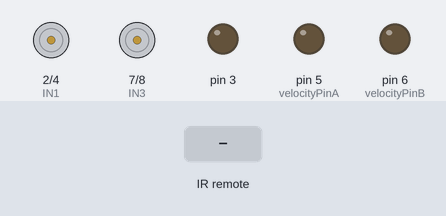
The sketch below on a simulated Arduino Uno, built with avr-gcc and run on an emulated ATmega328P. Parts: motor-driver pin pairs drawn as motors (green arrow = first pin HIGH = forward, orange = second pin HIGH = backward, longer = more drive), output pins drawn as LEDs (lit = HIGH). Inputs (shaded band) come from the test bench.

Above: at 1.2 s.
1.3 s: infrared code 0x00FF629D received
At 1.7 s:
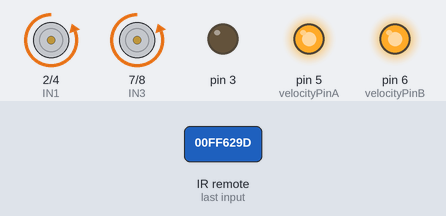
2.8 s: infrared code 0x00FFA857 received
At 4.0 s:
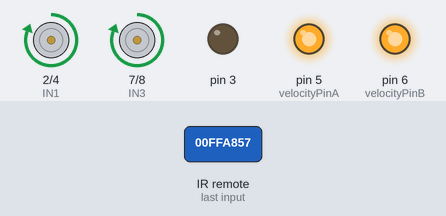
4.3 s: infrared code 0x00FF22DD received
At 5.4 s:
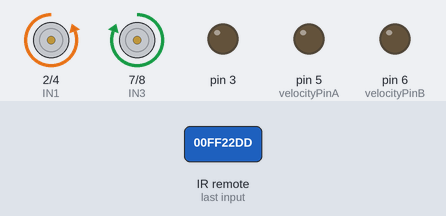
6.1 s: infrared code 0x00FFC23D received
At 6.8 s:
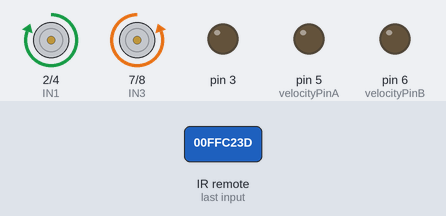
Timing chart, 0 to 8.9 s (numbered marks = the images above; inputs shaded):
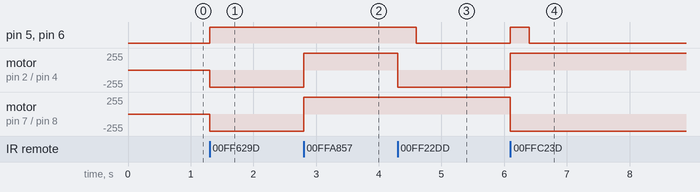

The sketch:

infraredControledCar.ino
```cpp
#include <IRremote.h>
#define IR_GO_BUTTON 0x00ff629d
#define IR_BACK_BUTTON 0x00ffa857
#define IR_LEFT_BUTTON 0x00ff22dd
#define IR_RIGHT_BUTTON 0x00ffc23d
#define IR_STOP_BUTTON 0x00ff02fd

#define velocityPinA 5
#define velocityPinB 6

int receiverPin = 12;
IRrecv irrecv(receiverPin);
decode_results receiverResults;

int IN1 = 2;
int IN2 = 4;
int IN3 = 7;
int IN4 = 8;

int quarterVelocity = 64;
int halfVelocity = 128;
int fullVelocity = 255;

void controlConfig() {
  for(int i=2; i<=8; i++){
    pinMode(i, OUTPUT);
  }
  Serial.begin(9600);
  irrecv.enableIRIn();
}

void goAdvance() {
  digitalWrite(velocityPinA, quarterVelocity);
  digitalWrite(velocityPinB, quarterVelocity);
  digitalWrite(IN1, LOW);
  digitalWrite(IN2, HIGH);
  digitalWrite(IN3, LOW);
  digitalWrite(IN4, HIGH);
}

void goBack() {
  digitalWrite(velocityPinA, quarterVelocity);
  digitalWrite(velocityPinB, quarterVelocity);
  digitalWrite(IN1, HIGH);
  digitalWrite(IN2, LOW);
  digitalWrite(IN3, HIGH);
  digitalWrite(IN4, LOW);
}

void goLeft() {
  digitalWrite(velocityPinA, quarterVelocity);
  digitalWrite(velocityPinB, quarterVelocity);
  digitalWrite(IN1, LOW);
  digitalWrite(IN2, HIGH);
  digitalWrite(IN3, HIGH);
  digitalWrite(IN4, LOW);
  delay(300);
  stopMoviment();
}

void goRight() {
  digitalWrite(velocityPinA, quarterVelocity);
  digitalWrite(velocityPinB, quarterVelocity);
  digitalWrite(IN1, HIGH);
  digitalWrite(IN2, LOW);
  digitalWrite(IN3, LOW);
  digitalWrite(IN4, HIGH);
  delay(300);
  stopMoviment();
}

void stopMoviment() {
  digitalWrite(velocityPinA, 0);
  digitalWrite(velocityPinB, 0);
}

void IRControl(void) {
  unsigned long pressedButton;

  if (irrecv.decode(&receiverResults)) {
    pressedButton = receiverResults.value;

    switch(pressedButton) {
      case IR_GO_BUTTON: goAdvance(); break;
      case IR_BACK_BUTTON: goBack(); break;
      case IR_RIGHT_BUTTON: goRight(); break;
      case IR_LEFT_BUTTON: goLeft(); break;
      case IR_STOP_BUTTON: stopMoviment(); break;
      default: break;

    }
    irrecv.resume();
  }
}

void setup() {
  controlConfig();
  stopMoviment();
}

void loop() {
  IRControl();
}
```

Measured:
- after the input at 1.3 s, pin 5 (velocityPinA), pin 6 (velocityPinB): LOW → HIGH at once; motor on pin 2 (IN1) / pin 4 (IN2), motor on pin 7 (IN3) / pin 8 (IN4): stopped → backward 255/255 at once
- after the input at 2.8 s, motor on pin 2 (IN1) / pin 4 (IN2), motor on pin 7 (IN3) / pin 8 (IN4): backward 255/255 → forward 255/255 at once
- after the input at 4.3 s, pin 5 (velocityPinA), pin 6 (velocityPinB): HIGH → LOW after 0.30 s; motor on pin 2 (IN1) / pin 4 (IN2): forward 255/255 → backward 255/255 at once
- after the input at 6.1 s, pin 5 (velocityPinA), pin 6 (velocityPinB): LOW → HIGH at once, → LOW 0.30 s later; motor on pin 2 (IN1) / pin 4 (IN2): backward 255/255 → forward 255/255 at once; motor on pin 7 (IN3) / pin 8 (IN4): forward 255/255 → backward 255/255 at once
